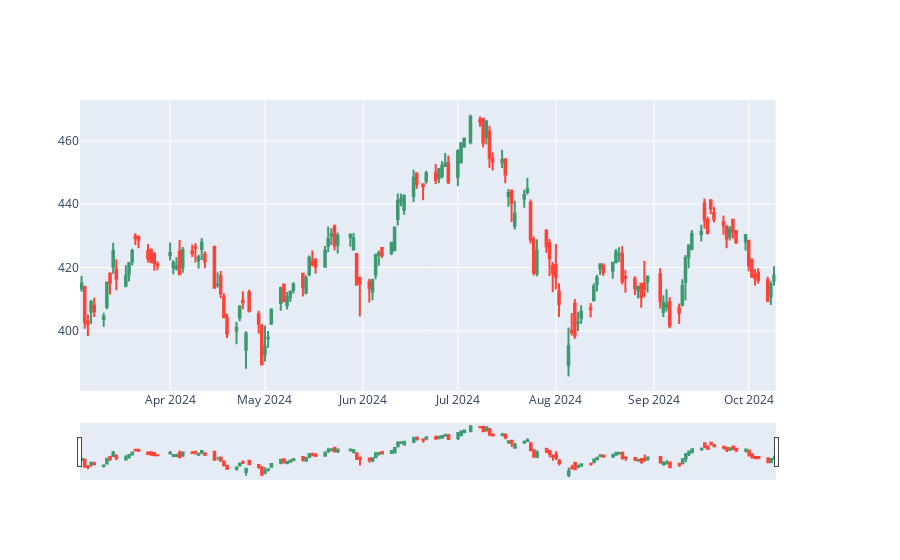

Write notebook code for a chart like this one.
### Code cell
fig3.show()

### Figure 1 — Plotly figure (JSON) as saved in the notebook; plotly's stock layout.template omitted (floating-point values rounded to 4 significant figures; data arrays with more than 128 entries replaced by an {"elided": "..."} marker saying what was removed)
{"data": [{"close": {"elided": "153 float values"}, "high": {"elided": "153 float values"}, "low": {"elided": "153 float values"}, "open": {"elided": "153 float values"}, "type": "candlestick", "x": {"elided": "153 str values"}}], "layout": {"autosize": true, "xaxis": {"anchor": "y", "autorange": true, "domain": [0, 0.94], "range": ["2024-03-03 12:00", "2024-10-09 12:00"], "rangeslider": {"autorange": true, "range": ["2024-03-03 12:00", "2024-10-09 12:00"], "yaxis": {"_template": null, "rangemode": "match"}}, "type": "date"}, "yaxis": {"anchor": "x", "autorange": true, "domain": [0, 1], "range": [381.0, 472.9]}, "yaxis2": {"anchor": "x", "overlaying": "y", "side": "right"}}}
